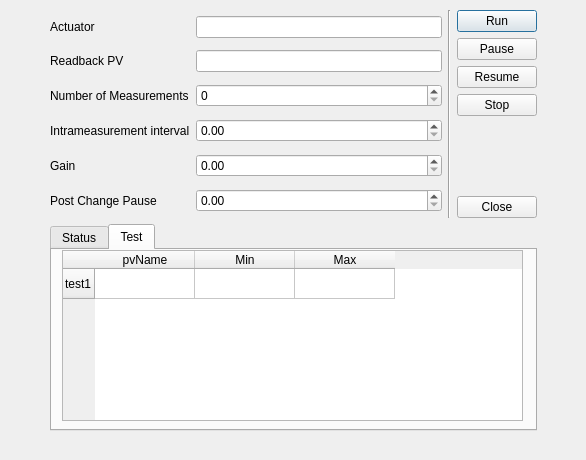
<?xml version="1.0" encoding="UTF-8"?>
<ui version="4.0">
 <class>Dialog</class>
 <widget class="QDialog" name="Dialog">
  <property name="geometry">
   <rect>
    <x>0</x>
    <y>0</y>
    <width>586</width>
    <height>460</height>
   </rect>
  </property>
  <property name="windowTitle">
   <string>Dialog</string>
  </property>
  <widget class="QWidget" name="layoutWidget">
   <property name="geometry">
    <rect>
     <x>50</x>
     <y>10</y>
     <width>487</width>
     <height>421</height>
    </rect>
   </property>
   <layout class="QGridLayout" name="gridLayout_2">
    <item row="0" column="0">
     <layout class="QGridLayout" name="gridLayout">
      <item row="0" column="0">
       <widget class="QLabel" name="label_2">
        <property name="text">
         <string>Actuator</string>
        </property>
       </widget>
      </item>
      <item row="0" column="1">
       <widget class="QLineEdit" name="lineEdit"/>
      </item>
      <item row="1" column="0">
       <widget class="QLabel" name="label">
        <property name="text">
         <string>Readback PV</string>
        </property>
       </widget>
      </item>
      <item row="1" column="1">
       <widget class="QLineEdit" name="lineEdit_2"/>
      </item>
      <item row="2" column="0">
       <widget class="QLabel" name="label_3">
        <property name="text">
         <string>Number of Measurements</string>
        </property>
       </widget>
      </item>
      <item row="2" column="1">
       <widget class="QSpinBox" name="spinBox"/>
      </item>
      <item row="3" column="0">
       <widget class="QLabel" name="label_4">
        <property name="text">
         <string>Intrameasurement interval</string>
        </property>
       </widget>
      </item>
      <item row="3" column="1">
       <widget class="QDoubleSpinBox" name="doubleSpinBox"/>
      </item>
      <item row="4" column="0">
       <widget class="QLabel" name="label_5">
        <property name="text">
         <string>Gain</string>
        </property>
       </widget>
      </item>
      <item row="4" column="1">
       <widget class="QDoubleSpinBox" name="doubleSpinBox_2"/>
      </item>
      <item row="5" column="0">
       <widget class="QLabel" name="label_6">
        <property name="text">
         <string>Post Change Pause</string>
        </property>
       </widget>
      </item>
      <item row="5" column="1">
       <widget class="QDoubleSpinBox" name="doubleSpinBox_3"/>
      </item>
     </layout>
    </item>
    <item row="0" column="1">
     <widget class="Line" name="line">
      <property name="orientation">
       <enum>Qt::Vertical</enum>
      </property>
     </widget>
    </item>
    <item row="0" column="2">
     <layout class="QVBoxLayout" name="verticalLayout_2">
      <item>
       <widget class="QPushButton" name="pushButton">
        <property name="text">
         <string>Run</string>
        </property>
       </widget>
      </item>
      <item>
       <widget class="QPushButton" name="pushButton_2">
        <property name="text">
         <string>Pause</string>
        </property>
       </widget>
      </item>
      <item>
       <widget class="QPushButton" name="pushButton_3">
        <property name="text">
         <string>Resume</string>
        </property>
       </widget>
      </item>
      <item>
       <widget class="QPushButton" name="pushButton_4">
        <property name="text">
         <string>Stop</string>
        </property>
       </widget>
      </item>
      <item>
       <spacer name="verticalSpacer">
        <property name="orientation">
         <enum>Qt::Vertical</enum>
        </property>
        <property name="sizeHint" stdset="0">
         <size>
          <width>20</width>
          <height>40</height>
         </size>
        </property>
       </spacer>
      </item>
      <item>
       <widget class="QPushButton" name="pushButton_5">
        <property name="text">
         <string>Close</string>
        </property>
       </widget>
      </item>
     </layout>
    </item>
    <item row="1" column="0" colspan="3">
     <widget class="QTabWidget" name="tabWidget">
      <property name="currentIndex">
       <number>1</number>
      </property>
      <widget class="QWidget" name="tab">
       <attribute name="title">
        <string>Status</string>
       </attribute>
       <widget class="QTextBrowser" name="textBrowser">
        <property name="geometry">
         <rect>
          <x>15</x>
          <y>10</y>
          <width>451</width>
          <height>161</height>
         </rect>
        </property>
       </widget>
      </widget>
      <widget class="QWidget" name="tab_2">
       <attribute name="title">
        <string>Test</string>
       </attribute>
       <widget class="QTableWidget" name="tableWidget">
        <property name="geometry">
         <rect>
          <x>10</x>
          <y>0</y>
          <width>461</width>
          <height>171</height>
         </rect>
        </property>
        <row>
         <property name="text">
          <string>test1</string>
         </property>
        </row>
        <column>
         <property name="text">
          <string>pvName</string>
         </property>
        </column>
        <column>
         <property name="text">
          <string>Min</string>
         </property>
        </column>
        <column>
         <property name="text">
          <string>Max</string>
         </property>
        </column>
       </widget>
      </widget>
     </widget>
    </item>
   </layout>
  </widget>
 </widget>
 <resources/>
 <connections/>
</ui>
